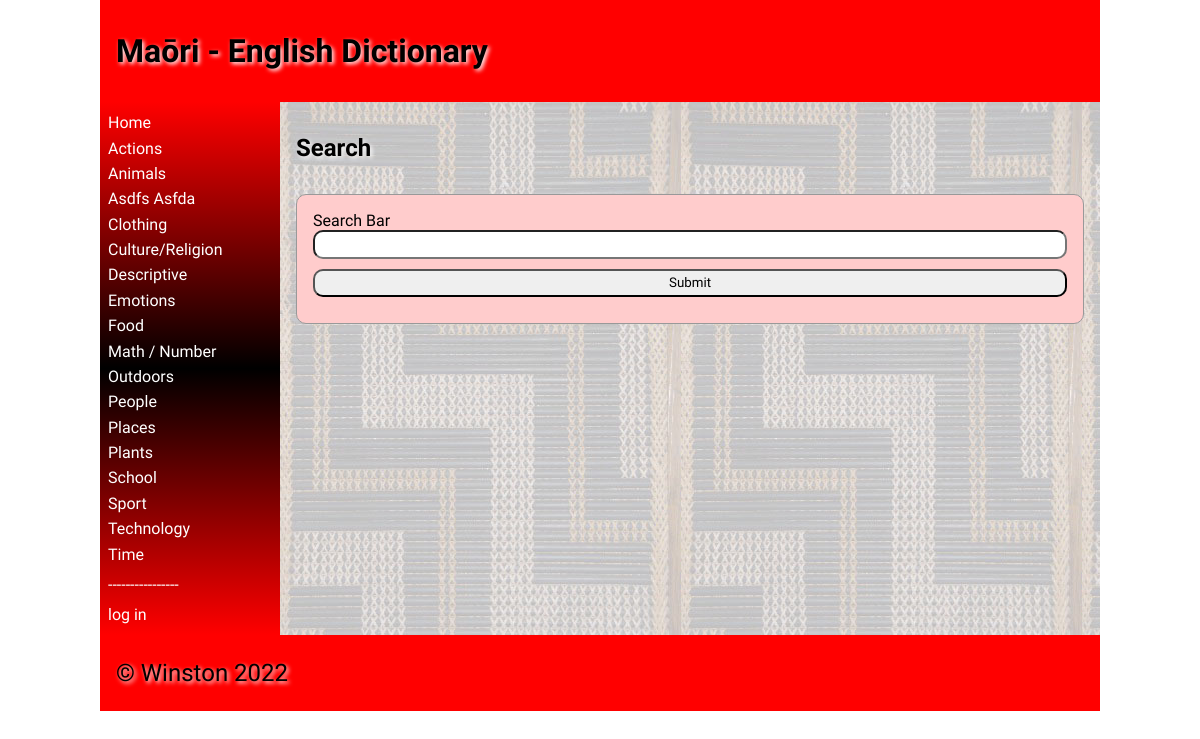
The page / on the database its author committed.
### tables this page shows
CREATE TABLE category
(
	id integer
		constraint category_pk
			primary key autoincrement,
	category varchar(30)
);

### app.py (the view)
@app.route('/', methods=['POST', 'GET'])
def main():  # renders the homepage witch contains a search bar
    if request.method == "GET":
        search = str("{}{}".format(request.args.get('Search'), "%"))  # pulls data from the url
        con = create_connection(DATABASE)
        query = "SELECT * FROM wordbank WHERE english LIKE ? OR maori LIKE ?"  # selects data form maori and english
        cur = con.cursor()
        cur.execute(query, (search,search))  # column that is similar to a variable
        search_results = cur.fetchall()  # and puts it into a list
        con.close()
        if len(search_results) == 0 and search == "None%":  # checks if the query actually finds something and the search button has been used
            search_results = "Empty"
        elif len(search_results) == 0:   # checks if the query actually finds anything and if the search button been used
            search_results = "None"
    print(search_results)
    return render_template("home.html", categories=categories(), logged_in=is_logged_in(),
                           Search_results=search_results, is_admin=is_admin())

### app.py (called while the page is built)
def create_connection(db_file):  # creates the general function to connect to the database
    try:
        connection = sqlite3.connect(db_file)
        connection.execute('pragma foreign_keys=ON')
        return connection
    except Error as error:
        print(error)
    return None

def is_logged_in():  # creates the function to show if someone is logged in
    if session.get('email') is None:
        print("not logged in ")
        return False
    else:
        print("logged in")
        return True

def is_admin():  # creates the function to show if someone has admin rights
    if session.get('admin') != 1:
        print("denied")
        return redirect("/") and False
    else:
        return True

def categories():  # queries category and id columns into a list
    con = create_connection(DATABASE)
    query = "SELECT category,id FROM category ORDER BY category ASC"
    cur = con.cursor()
    cur.execute(query)
    category_list = cur.fetchall()
    con.close()
    return category_list

### templates/home.html (shortened to what this page needs)
{% extends 'base.html' %}
{% block heading %}Maōri - English Dictionary{% endblock %}
{% block main %}
    <h2>Search</h2>
    <form class = "dataForm" method = "GET">
        <div class ="form-group">
            <div class ="form-label">Search Bar</div>
                <div class = "form-element"><input type = "search" name ="Search" id = "Search" required MAXLENGTH="30"></div>
        </div>
        <div class ="form-group">
                <div class ="form-element"><input type = "submit" value="Submit"></div>
        </div>
    </form>
    {% if Search_results == "Empty" %}
        <p></p>
    {% elif Search_results == "None" %}
        <p>Nothing found, make sure you spelt it correctly!</p>
    {% endif %}
{% endblock %}

### templates/base.html (shortened to what this page needs)
<!doctype html>
<html lang="en">
<head>
	<link href="{{ url_for('static', filename='css/style.css') }}" rel="stylesheet">
</head>
<body>
	<div id="container">
		<header>
			<h1>{% block heading %}{% endblock %}</h1>
		</header>
		<nav>
			<ul>
                <li><a href="\">Home</a></li>
                {% for category in categories %}
                    <li><a href="/category/{{ category[1] }}">{{ category[0] }}</a></li>
                {% endfor %}
                 <p style = "color:white;">----------------</p>
                {% if logged_in %}
                     <li><a href = "/logout">log out</a></li>
                {% else %}
                    <li><a href = "/login">log in</a></li>
                {% endif %}
			</ul>
		</nav>
		<main>
            {% block main%}{% endblock %}
        </main>
		<footer>
			<p>
				&copy; Winston 2022
			</p>
		</footer>
	</div>
</body>
</html>

### static/css/style.css (style rules this page uses)
* { font-family: Comfortaa, sans-serif; margin: 0; padding: 0; box-sizing: border-box; }
#container { display: grid; grid-template-columns: 75px auto; grid-template-areas: 'nav header' 'main main' 'footer footer'; }
header { grid-area: header; background-color: #f00; padding: 1rem; }
nav { grid-area: nav; }
main { grid-area: main; padding: 1rem; background-color: #edd; }
h1, h2, h3, h4 { padding: 1rem 0; font-family: 'Suez One', serif; color: #000; text-shadow: 2px 2px 4px #fff; }
p { padding: 0.5rem 0; }
a { color: #222; }
.dataForm { margin: 1rem 0; border: 1px solid #999; padding: 1rem; background-color: #fcc; border-radius: 10px; }
.dataForm input, textarea { width: 100%; border-radius: 10px; padding: 0.3rem; margin-bottom: 10px; }
footer { grid-area: footer; padding: 1rem; background-color: #f00; }
footer p { color: #000; text-shadow: 2px 2px 4px #fff; font-size: 1.5rem; }
@media only screen and (min-width: 768px) { #container { grid-template-columns: 180px auto; grid-template-areas: 'header header' 'nav main' 'footer footer'; } }
@media only screen and (min-width: 768px) { nav { background: linear-gradient(180deg, rgba(255,0,0,1) 0%, rgba(0, 0, 0, 1) 50%, rgba(255,0,0,1) 100%); padding: 0.5rem; } }
@media only screen and (min-width: 768px) { nav ul { list-style: none; } }
@media only screen and (min-width: 768px) { nav li { padding: 0.2rem 0; } }
@media only screen and (min-width: 768px) { nav a { color: #fff; text-decoration: none; } }
@media only screen and (min-width: 768px) { main { background-image: url('/poutama.jpg'); } }
@media only screen and (min-width: 1000px) { #container { width: 1000px; margin: auto; } }

### rows shown on the page
category: category "Actions"
category: category "Animals"
category: category "Asdfs Asfda"
category: category "Clothing"
category: category "Culture/Religion"
category: category "Descriptive"
category: category "Emotions"
category: category "Food"
category: category "Math / Number"
category: category "Outdoors"
category: category "People"
category: category "Places"
category: category "Plants"
category: category "School"
category: category "Sport"
category: category "Technology"
category: category "Time"
